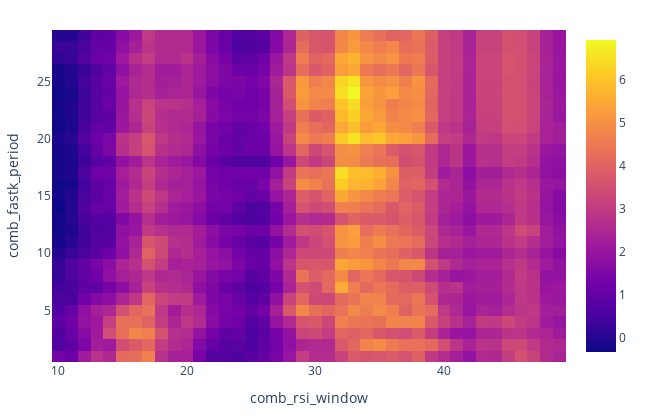

The code cell stored with this chart in its notebook:
### Code cell
fig=long_pf.total_return().vbt.heatmap(
    x_level='comb_rsi_window',
    y_level='comb_fastk_period',
)
fig.show()

### Figure 1 — Plotly figure (JSON) as saved in the notebook; plotly's stock layout.template omitted (floating-point values rounded to 4 significant figures; data arrays with more than 128 entries replaced by an {"elided": "..."} marker saying what was removed)
{"data": [{"colorscale": [[0, "#0d0887"], [0.1111, "#46039f"], [0.2222, "#7201a8"], [0.3333, "#9c179e"], [0.4444, "#bd3786"], [0.5556, "#d8576b"], [0.6667, "#ed7953"], [0.7778, "#fb9f3a"], [0.8889, "#fdca26"], [1, "#f0f921"]], "hoverongaps": false, "hovertemplate": "comb_rsi_window: %{x}<br>comb_fastk_period: %{y}<br>value: %{z}<extra></extra>", "type": "heatmap", "uid": "bdecf5cc-cd54-411d-b444-8f2d5e202a3b", "x": [10, 11, 12, 13, 14, 15, 16, 17, 18, 19, 20, 21, 22, 23, 24, 25, 26, 27, 28, 29, 30, 31, 32, 33, 34, 35, 36, 37, 38, 39, 40, 41, 42, 43, 44, 45, 46, 47, 48, 49], "y": [1, 2, 3, 4, 5, 6, 7, 8, 9, 10, 11, 12, 13, 14, 15, 16, 17, 18, 19, 20, 21, 22, 23, 24, 25, 26, 27, 28, 29], "z": {"elided": "29x40 float values"}}], "layout": {"height": 416, "legend": {"orientation": "h", "traceorder": "normal", "x": 1, "xanchor": "right", "y": 1.02, "yanchor": "bottom"}, "margin": {"b": 30, "l": 30, "r": 30, "t": 30}, "width": 645, "xaxis": {"title": {"text": "comb_rsi_window"}}, "yaxis": {"title": {"text": "comb_fastk_period"}}}}
